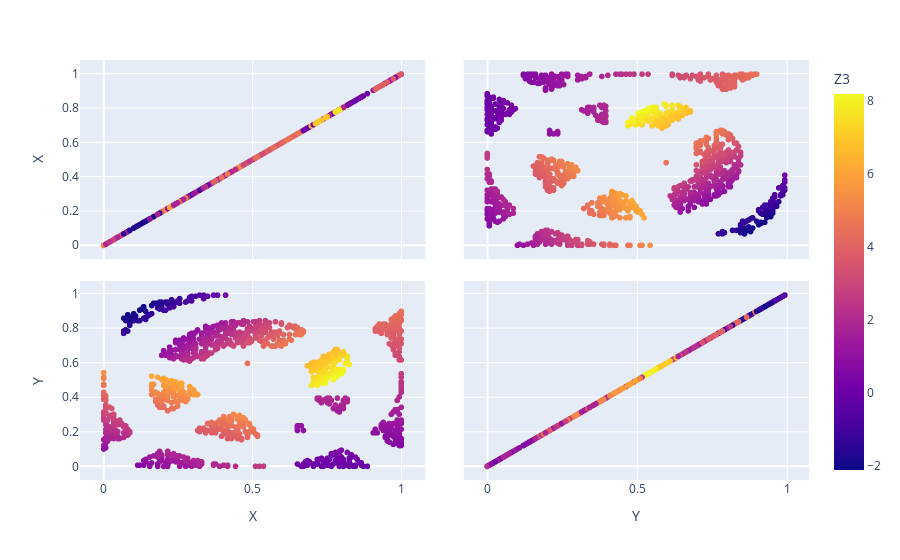

Source (notebook cell):
### Code cell
fig = px.scatter_matrix(df_test,
    dimensions=['X','Y'],
    color=select_name_Z)
fig.show()

### Figure 1 — Plotly figure (JSON) as saved in the notebook; plotly's stock layout.template omitted (floating-point values rounded to 4 significant figures; data arrays with more than 128 entries replaced by an {"elided": "..."} marker saying what was removed)
{"data": [{"dimensions": [{"axis": {"matches": true}, "label": "X", "values": {"elided": "1071 float values"}}, {"axis": {"matches": true}, "label": "Y", "values": {"elided": "1071 float values"}}], "hovertemplate": "%{xaxis.title.text}=%{x}<br>%{yaxis.title.text}=%{y}<br>Z3=%{marker.color}<extra></extra>", "legendgroup": "", "marker": {"color": {"elided": "1071 float values"}, "coloraxis": "coloraxis", "symbol": "circle"}, "name": "", "showlegend": false, "type": "splom"}], "layout": {"coloraxis": {"colorbar": {"title": {"text": "Z3"}}, "colorscale": [[0, "#0d0887"], [0.1111, "#46039f"], [0.2222, "#7201a8"], [0.3333, "#9c179e"], [0.4444, "#bd3786"], [0.5556, "#d8576b"], [0.6667, "#ed7953"], [0.7778, "#fb9f3a"], [0.8889, "#fdca26"], [1, "#f0f921"]]}, "dragmode": "select", "legend": {"tracegroupgap": 0}, "margin": {"t": 60}}}
